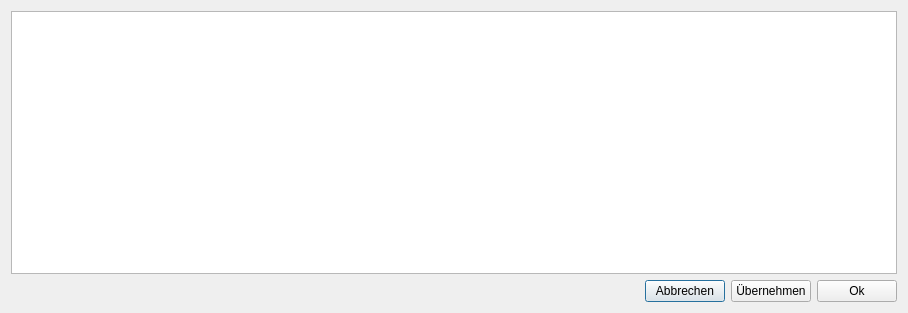
<?xml version="1.0" encoding="UTF-8"?>
<ui version="4.0">
 <class>LayerLabelOrderDialogBase</class>
 <widget class="QDialog" name="LayerLabelOrderDialogBase">
  <property name="geometry">
   <rect>
    <x>0</x>
    <y>0</y>
    <width>908</width>
    <height>313</height>
   </rect>
  </property>
  <property name="windowTitle">
   <string>Layer Label Order</string>
  </property>
  <layout class="QVBoxLayout" name="verticalLayout">
   <item>
    <widget class="QTableWidget" name="tableWidget"/>
   </item>
   <item>
    <layout class="QHBoxLayout" name="horizontalLayout">
     <item>
      <spacer name="horizontalSpacer">
       <property name="orientation">
        <enum>Qt::Horizontal</enum>
       </property>
       <property name="sizeHint" stdset="0">
        <size>
         <width>40</width>
         <height>20</height>
        </size>
       </property>
      </spacer>
     </item>
     <item>
      <widget class="QPushButton" name="pushButtonCancel">
       <property name="text">
        <string>Abbrechen</string>
       </property>
      </widget>
     </item>
     <item>
      <widget class="QPushButton" name="pushButtonAccept">
       <property name="text">
        <string>Übernehmen</string>
       </property>
      </widget>
     </item>
     <item>
      <widget class="QPushButton" name="pushButtonOk">
       <property name="text">
        <string>Ok</string>
       </property>
      </widget>
     </item>
    </layout>
   </item>
  </layout>
 </widget>
 <resources/>
 <connections>
  <connection>
   <sender>pushButtonCancel</sender>
   <signal>released()</signal>
   <receiver>LayerLabelOrderDialogBase</receiver>
   <slot>close()</slot>
   <hints>
    <hint type="sourcelabel">
     <x>103</x>
     <y>258</y>
    </hint>
    <hint type="destinationlabel">
     <x>164</x>
     <y>252</y>
    </hint>
   </hints>
  </connection>
  <connection>
   <sender>pushButtonOk</sender>
   <signal>released()</signal>
   <receiver>LayerLabelOrderDialogBase</receiver>
   <slot>close()</slot>
   <hints>
    <hint type="sourcelabel">
     <x>413</x>
     <y>252</y>
    </hint>
    <hint type="destinationlabel">
     <x>412</x>
     <y>158</y>
    </hint>
   </hints>
  </connection>
 </connections>
</ui>
